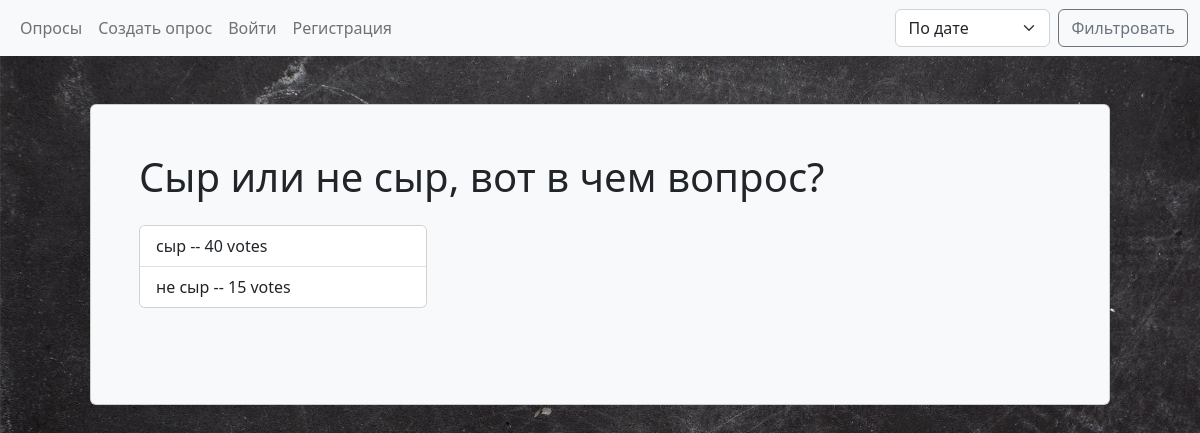
Screenshot of /project/2/results/ with the database file from the repository.
### project/models.py (models this page shows, shortened)
class Question(models.Model):
    question_text = models.CharField(max_length=200)
    pub_date = models.DateTimeField("date published")
    question_title = models.CharField(max_length=50)
    question_author = models.ForeignKey(User, on_delete=models.CASCADE)

class Choice(models.Model):
    question = models.ForeignKey(Question, on_delete=models.CASCADE)
    choice_text = models.CharField(max_length=200)
    votes = models.IntegerField(default=0)

### project/views.py (the view)
# urls.py: path("project/<int:pk>/results/", views.ResultsView.as_view(), name="results"),
class ResultsView(generic.DetailView):
    model = Question
    template_name = "project/results.html"

### project/templates/project/results.html (shortened to what this page needs)
{% extends "project/base.html" %}
{% block content %}
    <div class="card bg-light p-5 m-5">
        <h1>{{ question.question_text }}</h1>
        <div class="card mt-3 mb-5" style="width: 18rem;">
            <ul class="list-group list-group-flush">
                {% for choice in question.choice_set.all %}
                    <li class="list-group-item">{{ choice.choice_text }} -- {{ choice.votes }} vote{{ choice.votes|pluralize }}</li>
                {% endfor %}
            </ul>
        </div>
    </div>
{% endblock %}

### project/static/project/style.css (style rules this page uses)
body { background: url("images/old-black-back.jpg"); background-size: cover; background-attachment: fixed; }

### rows the page displays
Question: question_text "Сыр или не сыр, вот в чем вопрос?"
Choice: choice_text "сыр", votes "40"
Choice: choice_text "не сыр", votes "15"
